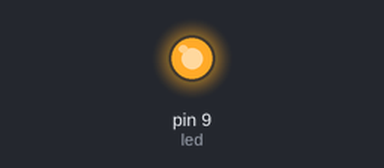
The sketch below on a simulated Arduino Uno, built with avr-gcc and run on an emulated ATmega328P. Parts: output pins drawn as LEDs (lit = HIGH).

Above: at 1.2 s.
At 3.7 s:
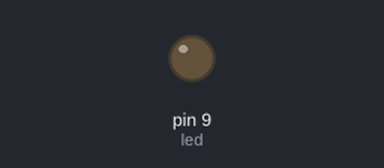
Timing chart, 0 to 6.5 s (numbered marks = the images above):
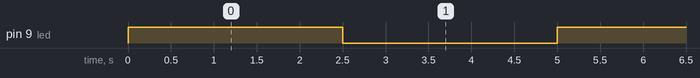

The sketch:

simple.ino
```cpp
#define F_CPU 1000000UL
#include <avr/io.h>
#include <util/delay.h>

int main(void)
{
  // inits
  DDRB |= (1 << PB1);   // set data direction register for PB3 as output

  // event loop
  while (1)
 {
    PORTB |= (1 << PB1);   // turn on led
    _delay_ms(2500);      // delay 250 ms

    PORTB &= ~(1 << PB1);  // turn off led
    _delay_ms(2500);      // delay 250 ms
  }
  return (0);
}
```

Measured:
- by itself, pin 9 (led): alternates HIGH for 2.5 s and LOW for 2.5 s
